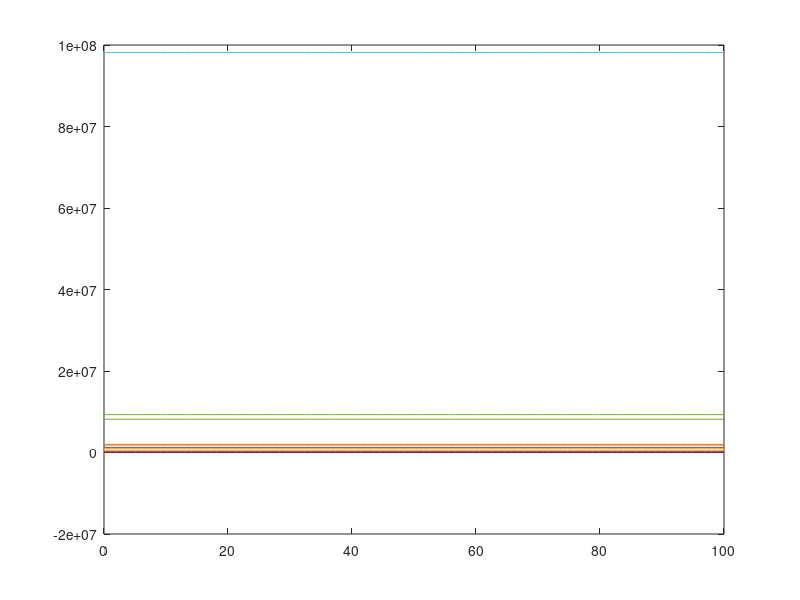

Write the MATLAB code that produced this figure.
% This file works with OCTAVE and is automatically generated with 
% the System Biology Format Converter (http://sbfc.sourceforge.net/)
% from an SBML file.
% To run this file with Matlab you must edit the comments providing
% the definition of the ode solver and the signature for the 
% xdot function.
%
% The conversion system has the following limitations:
%  - You may have to re order some reactions and Assignment Rules definition
%  - Delays are not taken into account
%  - You should change the lsode parameters (start, end, steps) to get better results
%

%
% Model name = Invergo2014 - Phototransduction cascade in mouse rod cells
%
% is http://identifiers.org/biomodels.db/MODEL1501210000
% is http://identifiers.org/biomodels.db/BIOMD0000000578
% isDescribedBy http://identifiers.org/pubmed/24675755
% isDerivedFrom http://identifiers.org/pubmed/21843151
%


function main()
%Initial conditions vector
	x0=zeros(77,1);
	x0(77) = 0.25;
	x0(1) = 1260760.0;
	x0(2) = 1123300.0;
	x0(3) = 891810.0;
	x0(4) = 19.2199;
	x0(5) = 0.25;
	x0(6) = 0.0;
	x0(7) = 0.0;
	x0(8) = 0.0;
	x0(9) = 0.0;
	x0(10) = 0.0;
	x0(11) = 0.0;
	x0(12) = 8152500.0;
	x0(13) = 0.0;
	x0(14) = 0.0;
	x0(15) = 0.0;
	x0(16) = 0.0;
	x0(17) = 2000000.0;
	x0(18) = 0.0;
	x0(19) = 0.0;
	x0(20) = 9.81525E7;
	x0(21) = 0.0;
	x0(22) = 0.0;
	x0(23) = 0.0;
	x0(24) = 0.0;
	x0(25) = 0.0;
	x0(26) = 0.0;
	x0(27) = 0.0;
	x0(28) = 0.0;
	x0(29) = 0.0;
	x0(30) = 0.0;
	x0(31) = 0.0;
	x0(32) = 0.0;
	x0(33) = 0.0;
	x0(34) = 0.0;
	x0(35) = 0.0;
	x0(36) = 0.0;
	x0(37) = 0.0;
	x0(38) = 0.0;
	x0(39) = 0.0;
	x0(40) = 0.0;
	x0(41) = 0.0;
	x0(42) = 0.0;
	x0(43) = 0.0;
	x0(44) = 0.0;
	x0(45) = 0.0;
	x0(46) = 0.0;
	x0(47) = 0.0;
	x0(48) = 0.0;
	x0(49) = 0.0;
	x0(50) = 0.0;
	x0(51) = 0.0;
	x0(52) = 0.0;
	x0(53) = 0.0;
	x0(54) = 0.0;
	x0(55) = 0.0;
	x0(56) = 0.0;
	x0(57) = 0.0;
	x0(58) = 0.0;
	x0(59) = 0.0;
	x0(60) = 0.0;
	x0(61) = 0.0;
	x0(62) = 0.0;
	x0(63) = 0.0;
	x0(64) = 0.0;
	x0(65) = 0.0;
	x0(66) = 0.0;
	x0(67) = 0.0;
	x0(68) = 100000.0;
	x0(69) = 0.0;
	x0(70) = 0.0;
	x0(71) = 580.0;
	x0(72) = 1847500.0;
	x0(73) = 510930.0;
	x0(74) = 199420.0;
	x0(75) = 9289650.0;
	x0(76) = 6.4944;


% Depending on whether you are using Octave or Matlab,
% you should comment / uncomment one of the following blocks.
% This should also be done for the definition of the function f below.
% Start Matlab code
%	tspan=[0:0.01:100];
%	opts = odeset('AbsTol',1e-3);
%	[t,x]=ode23tb(@f,tspan,x0,opts);
% End Matlab code

% Start Octave code
	t=linspace(0,100,100);
	x=lsode('f',x0,t);
% End Octave code


	plot(t,x);
end



% Depending on whether you are using Octave or Matlab,
% you should comment / uncomment one of the following blocks.
% This should also be done for the definition of the function f below.
% Start Matlab code
%function xdot=f(t,x)
% End Matlab code

% Start Octave code
function xdot=f(x,t)
% End Octave code

% Compartment: id = cytosol, name = cytosol, constant
	compartment_cytosol=0.03916;
% Parameter:   id =  Rtot, name = Rtot
	global_par_Rtot=1.0E8;
% Parameter:   id =  PDEtot, name = PDEtot
	global_par_PDEtot=2000000.0;
% Parameter:   id =  Gtot, name = Gtot
	global_par_Gtot=1.0E7;
% Parameter:   id =  RGStot, name = RGStot
	global_par_RGStot=100000.0;
% Parameter:   id =  ArrTot, name = ArrTot
	global_par_ArrTot=7074600.0;
% Parameter:   id =  flashBG, name = flashBG
	global_par_flashBG=0.0;
% Parameter:   id =  flash0Dur, name = flash0Dur
	global_par_flash0Dur=0.001;
% Parameter:   id =  flash0Mag, name = flash0Mag
	global_par_flash0Mag=0.0;
% Parameter:   id =  flashDel, name = flashDel
	global_par_flashDel=0.0;
% Parameter:   id =  flashDur, name = flashDur
	global_par_flashDur=0.001;
% Parameter:   id =  flashMag, name = flashMag
	global_par_flashMag=0.0;
% Parameter:   id =  otherstimulus, name = otherstimulus
	global_par_otherstimulus=0.0;
% Parameter:   id =  kRK1_0, name = kRK1_0
	global_par_kRK1_0=0.1724;
% Parameter:   id =  omega, name = omega
	global_par_omega=2.5;
% Parameter:   id =  kRK2, name = kRK2
	global_par_kRK2=250.0;
% Parameter:   id =  kRK3_ATP, name = kRK3_ATP
	global_par_kRK3_ATP=4000.0;
% Parameter:   id =  kRK4, name = kRK4
	global_par_kRK4=250.0;
% Parameter:   id =  kArr, name = kArr
	global_par_kArr=9.9147E-6;
% Parameter:   id =  kA2, name = kA2
	global_par_kA2=0.026;
% Parameter:   id =  m_Arr, name = m_Arr
	global_par_m_Arr=9.5475E-6;
% Parameter:   id =  kA3, name = kA3
	global_par_kA3=1.1651;
% Parameter:   id =  kA4, name = kA4
	global_par_kA4=2.9965E-7;
% Parameter:   id =  kA5, name = kA5
	global_par_kA5=0.424;
% Parameter:   id =  kOps, name = kOps
	global_par_kOps=6.1172E-13;
% Parameter:   id =  kRrecyc, name = kRrecyc
	global_par_kRrecyc=7.0E-4;
% Parameter:   id =  omega_G, name = omega_G
	global_par_omega_G=0.6;
% Parameter:   id =  kG1_0, name = kG1_0
	global_par_kG1_0=0.001;
% Parameter:   id =  kG2, name = kG2
	global_par_kG2=2200.0;
% Parameter:   id =  kG3, name = kG3
	global_par_kG3=8500.0;
% Parameter:   id =  kG4_GDP, name = kG4_GDP
	global_par_kG4_GDP=400.0;
% Parameter:   id =  kG5_GTP, name = kG5_GTP
	global_par_kG5_GTP=3500.0;
% Parameter:   id =  kG6, name = kG6
	global_par_kG6=8500.0;
% Parameter:   id =  kG7, name = kG7
	global_par_kG7=200.0;
% Parameter:   id =  kGrecyc, name = kGrecyc
	global_par_kGrecyc=2.0;
% Parameter:   id =  kGshutoff, name = kGshutoff
	global_par_kGshutoff=0.05;
% Parameter:   id =  kP1, name = kP1
	global_par_kP1=0.05497;
% Parameter:   id =  kP1_rev, name = kP1_rev
	global_par_kP1_rev=0.0;
% Parameter:   id =  kP2, name = kP2
	global_par_kP2=940.7;
% Parameter:   id =  kP3, name = kP3
	global_par_kP3=1.4983E-9;
% Parameter:   id =  kP4, name = kP4
	global_par_kP4=21.088;
% Parameter:   id =  kPDEshutoff, name = kPDEshutoff
	global_par_kPDEshutoff=0.1;
% Parameter:   id =  kRGS1, name = kRGS1
	global_par_kRGS1=4.8182E-5;
% Parameter:   id =  kRGS2, name = kRGS2
	global_par_kRGS2=98.0;
% Parameter:   id =  kRec1, name = kRec1
	global_par_kRec1=0.011;
% Parameter:   id =  kRec2, name = kRec2
	global_par_kRec2=0.05;
% Parameter:   id =  kRec3, name = kRec3
	global_par_kRec3=4.1081E-4;
% Parameter:   id =  kRec4, name = kRec4
	global_par_kRec4=0.610084;
% Parameter:   id =  Vcyto, name = Vcyto
	global_par_Vcyto=0.03916;
% Parameter:   id =  Kc1, name = Kc1
	global_par_Kc1=0.171;
% Parameter:   id =  Kc2, name = Kc2
	global_par_Kc2=0.059;
% Parameter:   id =  m1, name = m1
	global_par_m1=3.0;
% Parameter:   id =  m2, name = m2
	global_par_m2=1.5;
% Parameter:   id =  alfamax, name = alfamax
	global_par_alfamax=60.0;
% Parameter:   id =  betadark, name = betadark
	global_par_betadark=3.19;
% Parameter:   id =  betasub, name = betasub
	global_par_betasub=0.0021826;
% Parameter:   id =  fCa, name = fCa
	global_par_fCa=0.12;
% Parameter:   id =  Jdark, name = Jdark
	global_par_Jdark=14.87;
% Parameter:   id =  F, name = F
	global_par_F=96485.34;
% Parameter:   id =  cGMPdark, name = cGMPdark
	global_par_cGMPdark=6.4944;
% Parameter:   id =  ncg, name = ncg
	global_par_ncg=3.8;
% Parameter:   id =  gammaCa, name = gammaCa
	global_par_gammaCa=981.3558;
% Parameter:   id =  Ca2dark, name = Ca2dark
	global_par_Ca2dark=0.25;
% Parameter:   id =  Ca2_0, name = Ca2_0
	global_par_Ca2_0=0.023;
% Parameter:   id =  k1, name = k1
	global_par_k1=9.37059;
% Parameter:   id =  k2, name = k2
	global_par_k2=46.412;
% Parameter:   id =  eT, name = eT
	global_par_eT=400.0;
% Parameter:   id =  ktherm, name = ktherm
	global_par_ktherm=0.0238;
% Parameter:   id =  background, name = background
% Parameter:   id =  premag, name = premag
% Parameter:   id =  mag, name = mag
% Parameter:   id =  predur, name = predur
% Parameter:   id =  dur, name = dur
% Parameter:   id =  del, name = del
% Parameter:   id =  preflash, name = preflash
% Parameter:   id =  testflash, name = testflash
% Parameter:   id =  stimulus, name = stimulus
% Parameter:   id =  numConcFactor, name = numConcFactor
% Parameter:   id =  kRK1_1, name = kRK1_1
% Parameter:   id =  kRK1_2, name = kRK1_2
% Parameter:   id =  kRK1_3, name = kRK1_3
% Parameter:   id =  kRK1_4, name = kRK1_4
% Parameter:   id =  kRK1_5, name = kRK1_5
% Parameter:   id =  kRK1_6, name = kRK1_6
% Parameter:   id =  kA1_1, name = kA1_1
% Parameter:   id =  kA1_2, name = kA1_2
% Parameter:   id =  kA1_3, name = kA1_3
% Parameter:   id =  kA1_4, name = kA1_4
% Parameter:   id =  kA1_5, name = kA1_5
% Parameter:   id =  kA1_6, name = kA1_6
% Parameter:   id =  kGpre1, name = kGpre1
% Parameter:   id =  kGpre2, name = kGpre2
% Parameter:   id =  kG1ops, name = kG1ops
% Parameter:   id =  kG2ops, name = kG2ops
% Parameter:   id =  kG1_1, name = kG1_1
% Parameter:   id =  kG1_2, name = kG1_2
% Parameter:   id =  kG1_3, name = kG1_3
% Parameter:   id =  kG1_4, name = kG1_4
% Parameter:   id =  kG1_5, name = kG1_5
% Parameter:   id =  kG1_6, name = kG1_6
% Parameter:   id =  E, name = E
% Parameter:   id =  Ca2_frac, name = Ca2_frac
% Parameter:   id =  J, name = J
% Parameter:   id =  deltaJ, name = deltaJ
% assignmentRule: variable = background
	global_par_background=global_par_flashBG;
% assignmentRule: variable = premag
	global_par_premag=global_par_flash0Mag/global_par_flash0Dur;
% assignmentRule: variable = mag
	global_par_mag=global_par_flashMag/global_par_flashDur;
% assignmentRule: variable = predur
	global_par_predur=global_par_flash0Dur;
% assignmentRule: variable = dur
	global_par_dur=global_par_flashDur;
% assignmentRule: variable = del
	global_par_del=global_par_flashDel;
% assignmentRule: variable = preflash
	global_par_preflash=piecewise(global_par_premag, time <= global_par_predur, 0);
% assignmentRule: variable = testflash
	global_par_testflash=piecewise(global_par_mag, (time >= global_par_del) && (time <= (global_par_del+global_par_dur)), 0);
% assignmentRule: variable = stimulus
	global_par_stimulus=global_par_background+global_par_preflash+global_par_testflash+global_par_otherstimulus;
% assignmentRule: variable = numConcFactor
	global_par_numConcFactor=1/(6.022E5*global_par_Vcyto);
% assignmentRule: variable = kRK1_1
	global_par_kRK1_1=global_par_kRK1_0*exp(-global_par_omega);
% assignmentRule: variable = kRK1_2
	global_par_kRK1_2=global_par_kRK1_0*exp((-global_par_omega)*2);
% assignmentRule: variable = kRK1_3
	global_par_kRK1_3=global_par_kRK1_0*exp((-global_par_omega)*3);
% assignmentRule: variable = kRK1_4
	global_par_kRK1_4=global_par_kRK1_0*exp((-global_par_omega)*4);
% assignmentRule: variable = kRK1_5
	global_par_kRK1_5=global_par_kRK1_0*exp((-global_par_omega)*5);
% assignmentRule: variable = kRK1_6
	global_par_kRK1_6=0;
% assignmentRule: variable = kA1_1
	global_par_kA1_1=global_par_kArr;
% assignmentRule: variable = kA1_2
	global_par_kA1_2=global_par_kArr+1*global_par_m_Arr;
% assignmentRule: variable = kA1_3
	global_par_kA1_3=global_par_kArr+2*global_par_m_Arr;
% assignmentRule: variable = kA1_4
	global_par_kA1_4=global_par_kArr+3*global_par_m_Arr;
% assignmentRule: variable = kA1_5
	global_par_kA1_5=global_par_kArr+3*global_par_m_Arr;
% assignmentRule: variable = kA1_6
	global_par_kA1_6=global_par_kArr+3*global_par_m_Arr;
% assignmentRule: variable = kGpre1
	global_par_kGpre1=global_par_kG1_0*1.6;
% assignmentRule: variable = kGpre2
	global_par_kGpre2=global_par_kG2*315;
% assignmentRule: variable = kG1ops
	global_par_kG1ops=global_par_kG1_0*1.9;
% assignmentRule: variable = kG2ops
	global_par_kG2ops=global_par_kG2*3;
% assignmentRule: variable = kG1_1
	global_par_kG1_1=global_par_kG1_0*exp(-global_par_omega_G);
% assignmentRule: variable = kG1_2
	global_par_kG1_2=global_par_kG1_0*exp((-global_par_omega_G)*2);
% assignmentRule: variable = kG1_3
	global_par_kG1_3=global_par_kG1_0*exp((-global_par_omega_G)*3);
% assignmentRule: variable = kG1_4
	global_par_kG1_4=global_par_kG1_0*exp((-global_par_omega_G)*4);
% assignmentRule: variable = kG1_5
	global_par_kG1_5=global_par_kG1_0*exp((-global_par_omega_G)*5);
% assignmentRule: variable = kG1_6
	global_par_kG1_6=global_par_kG1_0*exp((-global_par_omega_G)*6);
% assignmentRule: variable = E
	global_par_E=x(19)+2*x(10)+x(9);
% assignmentRule: variable = Ca2_frac
	global_par_Ca2_frac=(x(5)-global_par_Ca2_0)/(global_par_Ca2dark-global_par_Ca2_0);
% assignmentRule: variable = J
	global_par_J=2/(2+global_par_fCa)*(x(76)/global_par_cGMPdark)^global_par_ncg*global_par_Jdark+global_par_fCa/(global_par_fCa+2)*global_par_Ca2_frac*global_par_Jdark;
% assignmentRule: variable = deltaJ
	global_par_deltaJ=global_par_Jdark-global_par_J;
% rateRule: variable = Ca2_free
x(5) = x(77);

% Reaction: id = v_r1, name = v_r1
	reaction_v_r1=global_par_stimulus*x(20)/global_par_Rtot;

% Reaction: id = v_rstprec, name = v_rstprec
	reaction_v_rstprec=global_par_stimulus*x(72)/global_par_Rtot;

% Reaction: id = v_r2_0, name = v_r2_0
	reaction_v_r2_0=global_par_kRK1_0*x(71)*x(21)-global_par_kRK2*x(25);

% Reaction: id = v_r2_1, name = v_r2_1
	reaction_v_r2_1=global_par_kRK1_1*x(71)*x(26)-global_par_kRK2*x(32);

% Reaction: id = v_r2_2, name = v_r2_2
	reaction_v_r2_2=global_par_kRK1_2*x(71)*x(33)-global_par_kRK2*x(39);

% Reaction: id = v_r2_3, name = v_r2_3
	reaction_v_r2_3=global_par_kRK1_3*x(71)*x(40)-global_par_kRK2*x(46);

% Reaction: id = v_r2_4, name = v_r2_4
	reaction_v_r2_4=global_par_kRK1_4*x(71)*x(47)-global_par_kRK2*x(53);

% Reaction: id = v_r2_5, name = v_r2_5
	reaction_v_r2_5=global_par_kRK1_5*x(71)*x(54)-global_par_kRK2*x(60);

% Reaction: id = v_r2_6, name = v_r2_6
	reaction_v_r2_6=global_par_kRK1_6*x(71)*x(61)-global_par_kRK2*x(67);

% Reaction: id = v_r3_0, name = v_r3_0
	reaction_v_r3_0=global_par_kRK3_ATP*x(25);

% Reaction: id = v_r3_1, name = v_r3_1
	reaction_v_r3_1=global_par_kRK3_ATP*x(32);

% Reaction: id = v_r3_2, name = v_r3_2
	reaction_v_r3_2=global_par_kRK3_ATP*x(39);

% Reaction: id = v_r3_3, name = v_r3_3
	reaction_v_r3_3=global_par_kRK3_ATP*x(46);

% Reaction: id = v_r3_4, name = v_r3_4
	reaction_v_r3_4=global_par_kRK3_ATP*x(53);

% Reaction: id = v_r3_5, name = v_r3_5
	reaction_v_r3_5=global_par_kRK3_ATP*x(60);

% Reaction: id = v_r4_1, name = v_r4_1
	reaction_v_r4_1=global_par_kRK4*x(31);

% Reaction: id = v_r4_2, name = v_r4_2
	reaction_v_r4_2=global_par_kRK4*x(38);

% Reaction: id = v_r4_3, name = v_r4_3
	reaction_v_r4_3=global_par_kRK4*x(45);

% Reaction: id = v_r4_4, name = v_r4_4
	reaction_v_r4_4=global_par_kRK4*x(52);

% Reaction: id = v_r4_5, name = v_r4_5
	reaction_v_r4_5=global_par_kRK4*x(59);

% Reaction: id = v_r4_6, name = v_r4_6
	reaction_v_r4_6=global_par_kRK4*x(66);

% Reaction: id = v_r5_1, name = v_r5_1
	reaction_v_r5_1=global_par_kA1_1*x(1)*x(26)-global_par_kA2*x(27);

% Reaction: id = v_r5_2, name = v_r5_2
	reaction_v_r5_2=global_par_kA1_2*x(1)*x(33)-global_par_kA2*x(34);

% Reaction: id = v_r5_3, name = v_r5_3
	reaction_v_r5_3=global_par_kA1_3*x(1)*x(40)-global_par_kA2*x(41);

% Reaction: id = v_r5_4, name = v_r5_4
	reaction_v_r5_4=global_par_kA1_4*x(1)*x(47)-global_par_kA2*x(48);

% Reaction: id = v_r5_5, name = v_r5_5
	reaction_v_r5_5=global_par_kA1_5*x(1)*x(54)-global_par_kA2*x(55);

% Reaction: id = v_r5_6, name = v_r5_6
	reaction_v_r5_6=global_par_kA1_6*x(1)*x(61)-global_par_kA2*x(62);

% Reaction: id = v_r6_1, name = v_r6_1
	reaction_v_r6_1=global_par_kA3*x(27);

% Reaction: id = v_r6_2, name = v_r6_2
	reaction_v_r6_2=global_par_kA3*x(34);

% Reaction: id = v_r6_3, name = v_r6_3
	reaction_v_r6_3=global_par_kA3*x(41);

% Reaction: id = v_r6_4, name = v_r6_4
	reaction_v_r6_4=global_par_kA3*x(48);

% Reaction: id = v_r6_5, name = v_r6_5
	reaction_v_r6_5=global_par_kA3*x(55);

% Reaction: id = v_r6_6, name = v_r6_6
	reaction_v_r6_6=global_par_kA3*x(62);

% Reaction: id = v_r7_0, name = v_r7_0
	reaction_v_r7_0=global_par_ktherm*x(21);

% Reaction: id = v_r7_1, name = v_r7_1
	reaction_v_r7_1=global_par_ktherm*x(26);

% Reaction: id = v_r7_2, name = v_r7_2
	reaction_v_r7_2=global_par_ktherm*x(33);

% Reaction: id = v_r7_3, name = v_r7_3
	reaction_v_r7_3=global_par_ktherm*x(40);

% Reaction: id = v_r7_4, name = v_r7_4
	reaction_v_r7_4=global_par_ktherm*x(47);

% Reaction: id = v_r7_5, name = v_r7_5
	reaction_v_r7_5=global_par_ktherm*x(54);

% Reaction: id = v_r7_6, name = v_r7_6
	reaction_v_r7_6=global_par_ktherm*x(61);

% Reaction: id = v_r8, name = v_r8
	reaction_v_r8=global_par_kG1ops*x(13)*x(12)-global_par_kG2ops*x(16);

% Reaction: id = v_r9, name = v_r9
	reaction_v_r9=global_par_kOps*x(16)-global_par_kG4_GDP*x(14);

% Reaction: id = v_r10, name = v_r10
	reaction_v_r10=global_par_kG5_GTP*x(14);

% Reaction: id = v_r11, name = v_r11
	reaction_v_r11=global_par_kG6*x(15);

% Reaction: id = v_r12, name = v_r12
	reaction_v_r12=global_par_kRrecyc*x(13);

% Reaction: id = v_GtRpre, name = v_GtRpre
	reaction_v_GtRpre=global_par_kGpre1*x(12)*x(20)-global_par_kGpre2*x(72);

% Reaction: id = v_r13_0, name = v_r13_0
	reaction_v_r13_0=global_par_kG1_0*x(12)*x(21)-global_par_kG2*x(24);

% Reaction: id = v_r13_1, name = v_r13_1
	reaction_v_r13_1=global_par_kG1_1*x(12)*x(26)-global_par_kG2*x(30);

% Reaction: id = v_r13_2, name = v_r13_2
	reaction_v_r13_2=global_par_kG1_2*x(12)*x(33)-global_par_kG2*x(37);

% Reaction: id = v_r13_3, name = v_r13_3
	reaction_v_r13_3=global_par_kG1_3*x(12)*x(40)-global_par_kG2*x(44);

% Reaction: id = v_r13_4, name = v_r13_4
	reaction_v_r13_4=global_par_kG1_4*x(12)*x(47)-global_par_kG2*x(51);

% Reaction: id = v_r13_5, name = v_r13_5
	reaction_v_r13_5=global_par_kG1_5*x(12)*x(54)-global_par_kG2*x(58);

% Reaction: id = v_r13_6, name = v_r13_6
	reaction_v_r13_6=global_par_kG1_6*x(12)*x(61)-global_par_kG2*x(65);

% Reaction: id = v_r14_0, name = v_r14_0
	reaction_v_r14_0=global_par_kG3*x(24)-global_par_kG4_GDP*x(22);

% Reaction: id = v_r14_1, name = v_r14_1
	reaction_v_r14_1=global_par_kG3*x(30)-global_par_kG4_GDP*x(28);

% Reaction: id = v_r14_2, name = v_r14_2
	reaction_v_r14_2=global_par_kG3*x(37)-global_par_kG4_GDP*x(35);

% Reaction: id = v_r14_3, name = v_r14_3
	reaction_v_r14_3=global_par_kG3*x(44)-global_par_kG4_GDP*x(42);

% Reaction: id = v_r14_4, name = v_r14_4
	reaction_v_r14_4=global_par_kG3*x(51)-global_par_kG4_GDP*x(49);

% Reaction: id = v_r14_5, name = v_r14_5
	reaction_v_r14_5=global_par_kG3*x(58)-global_par_kG4_GDP*x(56);

% Reaction: id = v_r14_6, name = v_r14_6
	reaction_v_r14_6=global_par_kG3*x(65)-global_par_kG4_GDP*x(63);

% Reaction: id = v_r15_0, name = v_r15_0
	reaction_v_r15_0=global_par_kG5_GTP*x(22);

% Reaction: id = v_r15_1, name = v_r15_1
	reaction_v_r15_1=global_par_kG5_GTP*x(28);

% Reaction: id = v_r15_2, name = v_r15_2
	reaction_v_r15_2=global_par_kG5_GTP*x(35);

% Reaction: id = v_r15_3, name = v_r15_3
	reaction_v_r15_3=global_par_kG5_GTP*x(42);

% Reaction: id = v_r15_4, name = v_r15_4
	reaction_v_r15_4=global_par_kG5_GTP*x(49);

% Reaction: id = v_r15_5, name = v_r15_5
	reaction_v_r15_5=global_par_kG5_GTP*x(56);

% Reaction: id = v_r15_6, name = v_r15_6
	reaction_v_r15_6=global_par_kG5_GTP*x(63);

% Reaction: id = v_r16_0, name = v_r16_0
	reaction_v_r16_0=global_par_kG6*x(23);

% Reaction: id = v_r16_1, name = v_r16_1
	reaction_v_r16_1=global_par_kG6*x(29);

% Reaction: id = v_r16_2, name = v_r16_2
	reaction_v_r16_2=global_par_kG6*x(36);

% Reaction: id = v_r16_3, name = v_r16_3
	reaction_v_r16_3=global_par_kG6*x(43);

% Reaction: id = v_r16_4, name = v_r16_4
	reaction_v_r16_4=global_par_kG6*x(50);

% Reaction: id = v_r16_5, name = v_r16_5
	reaction_v_r16_5=global_par_kG6*x(57);

% Reaction: id = v_r16_6, name = v_r16_6
	reaction_v_r16_6=global_par_kG6*x(64);

% Reaction: id = v_r17, name = v_r17
	reaction_v_r17=global_par_kG7*x(6);

% Reaction: id = v_r18, name = v_r18
	reaction_v_r18=global_par_kP1*x(17)*x(8)-global_par_kP1_rev*x(18);

% Reaction: id = v_r19, name = v_r19
	reaction_v_r19=global_par_kP2*x(18);

% Reaction: id = v_r20, name = v_r20
	reaction_v_r20=global_par_kP3*x(19)*x(8);

% Reaction: id = v_r21, name = v_r21
	reaction_v_r21=global_par_kP4*x(9);

% Reaction: id = v_r22, name = v_r22
	reaction_v_r22=global_par_kRGS1*x(68)*x(10);

% Reaction: id = v_r23, name = v_r23
	reaction_v_r23=global_par_kRGS2*x(69);

% Reaction: id = v_r24, name = v_r24
	reaction_v_r24=global_par_kRGS1*x(68)*x(19);

% Reaction: id = v_r25, name = v_r25
	reaction_v_r25=global_par_kRGS2*x(70);

% Reaction: id = v_r26, name = v_r26
	reaction_v_r26=global_par_kPDEshutoff*x(19);

% Reaction: id = v_r27, name = v_r27
	reaction_v_r27=global_par_kPDEshutoff*x(10);

% Reaction: id = v_r28, name = v_r28
	reaction_v_r28=global_par_kGshutoff*x(8);

% Reaction: id = v_r29, name = v_r29
	reaction_v_r29=global_par_kGrecyc*x(11)*x(7);

% Reaction: id = v_r30, name = v_r30
	reaction_v_r30=global_par_kRec1*x(75)*x(5)-global_par_kRec2*x(73);

% Reaction: id = v_r31, name = v_r31
	reaction_v_r31=global_par_kRec3*x(73)*x(71)-global_par_kRec4*x(74);

% Reaction: id = v_r_diarr, name = v_r_diarr
	reaction_v_r_diarr=global_par_kA4*x(1)*x(1)-global_par_kA5*x(2);

% Reaction: id = v_r_tetraarr, name = v_r_tetraarr
	reaction_v_r_tetraarr=global_par_kA4*x(2)*x(2)-global_par_kA5*x(3);

% Reaction: id = v_r33, name = v_r33
	reaction_v_r33=global_par_k1*(global_par_eT-x(4))*x(5)-global_par_k2*x(4);

% Reaction: id = v_r34, name = v_r34
	reaction_v_r34=global_par_gammaCa*(x(5)-global_par_Ca2_0);

% Reaction: id = v_r35, name = v_r35
	reaction_v_r35=1E6*global_par_fCa*global_par_Jdark/((2+global_par_fCa)*global_par_F*global_par_Vcyto)*(x(76)/global_par_cGMPdark)^global_par_ncg;

% Reaction: id = v_r36, name = v_r36
	reaction_v_r36=global_par_alfamax/(1+(x(5)/global_par_Kc1)^global_par_m1)+global_par_alfamax/(1+(x(5)/global_par_Kc2)^global_par_m2);

% Reaction: id = v_r37, name = v_r37
	reaction_v_r37=(global_par_betadark+global_par_betasub*global_par_E)*x(76);

	xdot=zeros(77,1);
	% rateRule: variable = Ca2_free
	xdot(77) = -reaction_v_r33-reaction_v_r34+reaction_v_r35-2*reaction_v_r30*global_par_numConcFactor;
	
% Species:   id = Arr, name = Arr, affected by kineticLaw
	xdot(1) = (-1.0 * reaction_v_r5_1) + (-1.0 * reaction_v_r5_2) + (-1.0 * reaction_v_r5_3) + (-1.0 * reaction_v_r5_4) + (-1.0 * reaction_v_r5_5) + (-1.0 * reaction_v_r5_6) + ( 1.0 * reaction_v_r6_1) + ( 1.0 * reaction_v_r6_2) + ( 1.0 * reaction_v_r6_3) + ( 1.0 * reaction_v_r6_4) + ( 1.0 * reaction_v_r6_5) + ( 1.0 * reaction_v_r6_6) + (-2.0 * reaction_v_r_diarr);
	
% Species:   id = Arr_di, name = Arr_di, affected by kineticLaw
	xdot(2) = ( 1.0 * reaction_v_r_diarr) + (-2.0 * reaction_v_r_tetraarr);
	
% Species:   id = Arr_tetra, name = Arr_tetra, affected by kineticLaw
	xdot(3) = ( 1.0 * reaction_v_r_tetraarr);
	
% Species:   id = Ca2_buff, name = Ca2_buff, affected by kineticLaw
	xdot(4) = (1/(compartment_cytosol))*(( 1.0 * reaction_v_r33));
	
% Species:   id = Ca2_free, name = Ca2_free, involved in a rule 	xdot(5) = x(5);
	
% Species:   id = G_GTP, name = G_GTP, affected by kineticLaw
	xdot(6) = ( 1.0 * reaction_v_r11) + ( 1.0 * reaction_v_r16_0) + ( 1.0 * reaction_v_r16_1) + ( 1.0 * reaction_v_r16_2) + ( 1.0 * reaction_v_r16_3) + ( 1.0 * reaction_v_r16_4) + ( 1.0 * reaction_v_r16_5) + ( 1.0 * reaction_v_r16_6) + (-1.0 * reaction_v_r17);
	
% Species:   id = Ga_GDP, name = Ga_GDP, affected by kineticLaw
	xdot(7) = ( 1.0 * reaction_v_r23) + ( 1.0 * reaction_v_r25) + ( 1.0 * reaction_v_r26) + ( 1.0 * reaction_v_r27) + ( 1.0 * reaction_v_r28) + (-1.0 * reaction_v_r29);
	
% Species:   id = Ga_GTP, name = Ga_GTP, affected by kineticLaw
	xdot(8) = ( 1.0 * reaction_v_r17) + (-1.0 * reaction_v_r18) + (-1.0 * reaction_v_r20) + (-1.0 * reaction_v_r28);
	
% Species:   id = Ga_GTP_PDE_a_Ga_GTP, name = Ga_GTP_PDE_a_Ga_GTP, affected by kineticLaw
	xdot(9) = ( 1.0 * reaction_v_r20) + (-1.0 * reaction_v_r21);
	
% Species:   id = Ga_GTP_a_PDE_a_Ga_GTP, name = Ga_GTP_a_PDE_a_Ga_GTP, affected by kineticLaw
	xdot(10) = ( 1.0 * reaction_v_r21) + (-1.0 * reaction_v_r22) + (-1.0 * reaction_v_r27);
	
% Species:   id = Gbg, name = Gbg, affected by kineticLaw
	xdot(11) = ( 1.0 * reaction_v_r17) + (-1.0 * reaction_v_r29);
	
% Species:   id = Gt, name = Gt, affected by kineticLaw
	xdot(12) = (-1.0 * reaction_v_r8) + (-1.0 * reaction_v_GtRpre) + (-1.0 * reaction_v_r13_0) + (-1.0 * reaction_v_r13_1) + (-1.0 * reaction_v_r13_2) + (-1.0 * reaction_v_r13_3) + (-1.0 * reaction_v_r13_4) + (-1.0 * reaction_v_r13_5) + (-1.0 * reaction_v_r13_6) + ( 1.0 * reaction_v_r29);
	
% Species:   id = Ops, name = Ops, affected by kineticLaw
	xdot(13) = ( 1.0 * reaction_v_r6_1) + ( 1.0 * reaction_v_r6_2) + ( 1.0 * reaction_v_r6_3) + ( 1.0 * reaction_v_r6_4) + ( 1.0 * reaction_v_r6_5) + ( 1.0 * reaction_v_r6_6) + ( 1.0 * reaction_v_r7_0) + ( 1.0 * reaction_v_r7_1) + ( 1.0 * reaction_v_r7_2) + ( 1.0 * reaction_v_r7_3) + ( 1.0 * reaction_v_r7_4) + ( 1.0 * reaction_v_r7_5) + ( 1.0 * reaction_v_r7_6) + (-1.0 * reaction_v_r8) + ( 1.0 * reaction_v_r11) + (-1.0 * reaction_v_r12);
	
% Species:   id = Ops_G, name = Ops_G, affected by kineticLaw
	xdot(14) = ( 1.0 * reaction_v_r9) + (-1.0 * reaction_v_r10);
	
% Species:   id = Ops_G_GTP, name = Ops_G_GTP, affected by kineticLaw
	xdot(15) = ( 1.0 * reaction_v_r10) + (-1.0 * reaction_v_r11);
	
% Species:   id = Ops_Gt, name = Ops_Gt, affected by kineticLaw
	xdot(16) = ( 1.0 * reaction_v_r8) + (-1.0 * reaction_v_r9);
	
% Species:   id = PDE, name = PDE, affected by kineticLaw
	xdot(17) = (-1.0 * reaction_v_r18) + ( 1.0 * reaction_v_r25) + ( 1.0 * reaction_v_r26);
	
% Species:   id = PDE_Ga_GTP, name = PDE_Ga_GTP, affected by kineticLaw
	xdot(18) = ( 1.0 * reaction_v_r18) + (-1.0 * reaction_v_r19);
	
% Species:   id = PDE_a_Ga_GTP, name = PDE_a_Ga_GTP, affected by kineticLaw
	xdot(19) = ( 1.0 * reaction_v_r19) + (-1.0 * reaction_v_r20) + ( 1.0 * reaction_v_r23) + (-1.0 * reaction_v_r24) + (-1.0 * reaction_v_r26) + ( 1.0 * reaction_v_r27);
	
% Species:   id = R, name = R, affected by kineticLaw
	xdot(20) = (-1.0 * reaction_v_r1) + ( 1.0 * reaction_v_r12) + (-1.0 * reaction_v_GtRpre);
	
% Species:   id = R0, name = R0, affected by kineticLaw
	xdot(21) = ( 1.0 * reaction_v_r1) + (-1.0 * reaction_v_r2_0) + (-1.0 * reaction_v_r7_0) + (-1.0 * reaction_v_r13_0) + ( 1.0 * reaction_v_r16_0);
	
% Species:   id = R0_G, name = R0_G, affected by kineticLaw
	xdot(22) = ( 1.0 * reaction_v_r14_0) + (-1.0 * reaction_v_r15_0);
	
% Species:   id = R0_G_GTP, name = R0_G_GTP, affected by kineticLaw
	xdot(23) = ( 1.0 * reaction_v_r15_0) + (-1.0 * reaction_v_r16_0);
	
% Species:   id = R0_Gt, name = R0_Gt, affected by kineticLaw
	xdot(24) = ( 1.0 * reaction_v_rstprec) + ( 1.0 * reaction_v_r13_0) + (-1.0 * reaction_v_r14_0);
	
% Species:   id = R0_RKpre, name = R0_RKpre, affected by kineticLaw
	xdot(25) = ( 1.0 * reaction_v_r2_0) + (-1.0 * reaction_v_r3_0);
	
% Species:   id = R1, name = R1, affected by kineticLaw
	xdot(26) = (-1.0 * reaction_v_r2_1) + ( 1.0 * reaction_v_r4_1) + (-1.0 * reaction_v_r5_1) + (-1.0 * reaction_v_r7_1) + (-1.0 * reaction_v_r13_1) + ( 1.0 * reaction_v_r16_1);
	
% Species:   id = R1_Arr, name = R1_Arr, affected by kineticLaw
	xdot(27) = ( 1.0 * reaction_v_r5_1) + (-1.0 * reaction_v_r6_1);
	
% Species:   id = R1_G, name = R1_G, affected by kineticLaw
	xdot(28) = ( 1.0 * reaction_v_r14_1) + (-1.0 * reaction_v_r15_1);
	
% Species:   id = R1_G_GTP, name = R1_G_GTP, affected by kineticLaw
	xdot(29) = ( 1.0 * reaction_v_r15_1) + (-1.0 * reaction_v_r16_1);
	
% Species:   id = R1_Gt, name = R1_Gt, affected by kineticLaw
	xdot(30) = ( 1.0 * reaction_v_r13_1) + (-1.0 * reaction_v_r14_1);
	
% Species:   id = R1_RKpost, name = R1_RKpost, affected by kineticLaw
	xdot(31) = ( 1.0 * reaction_v_r3_0) + (-1.0 * reaction_v_r4_1);
	
% Species:   id = R1_RKpre, name = R1_RKpre, affected by kineticLaw
	xdot(32) = ( 1.0 * reaction_v_r2_1) + (-1.0 * reaction_v_r3_1);
	
% Species:   id = R2, name = R2, affected by kineticLaw
	xdot(33) = (-1.0 * reaction_v_r2_2) + ( 1.0 * reaction_v_r4_2) + (-1.0 * reaction_v_r5_2) + (-1.0 * reaction_v_r7_2) + (-1.0 * reaction_v_r13_2) + ( 1.0 * reaction_v_r16_2);
	
% Species:   id = R2_Arr, name = R2_Arr, affected by kineticLaw
	xdot(34) = ( 1.0 * reaction_v_r5_2) + (-1.0 * reaction_v_r6_2);
	
% Species:   id = R2_G, name = R2_G, affected by kineticLaw
	xdot(35) = ( 1.0 * reaction_v_r14_2) + (-1.0 * reaction_v_r15_2);
	
% Species:   id = R2_G_GTP, name = R2_G_GTP, affected by kineticLaw
	xdot(36) = ( 1.0 * reaction_v_r15_2) + (-1.0 * reaction_v_r16_2);
	
% Species:   id = R2_Gt, name = R2_Gt, affected by kineticLaw
	xdot(37) = ( 1.0 * reaction_v_r13_2) + (-1.0 * reaction_v_r14_2);
	
% Species:   id = R2_RKpost, name = R2_RKpost, affected by kineticLaw
	xdot(38) = ( 1.0 * reaction_v_r3_1) + (-1.0 * reaction_v_r4_2);
	
% Species:   id = R2_RKpre, name = R2_RKpre, affected by kineticLaw
	xdot(39) = ( 1.0 * reaction_v_r2_2) + (-1.0 * reaction_v_r3_2);
	
% Species:   id = R3, name = R3, affected by kineticLaw
	xdot(40) = (-1.0 * reaction_v_r2_3) + ( 1.0 * reaction_v_r4_3) + (-1.0 * reaction_v_r5_3) + (-1.0 * reaction_v_r7_3) + (-1.0 * reaction_v_r13_3) + ( 1.0 * reaction_v_r16_3);
	
% Species:   id = R3_Arr, name = R3_Arr, affected by kineticLaw
	xdot(41) = ( 1.0 * reaction_v_r5_3) + (-1.0 * reaction_v_r6_3);
	
% Species:   id = R3_G, name = R3_G, affected by kineticLaw
	xdot(42) = ( 1.0 * reaction_v_r14_3) + (-1.0 * reaction_v_r15_3);
	
% Species:   id = R3_G_GTP, name = R3_G_GTP, affected by kineticLaw
	xdot(43) = ( 1.0 * reaction_v_r15_3) + (-1.0 * reaction_v_r16_3);
	
% Species:   id = R3_Gt, name = R3_Gt, affected by kineticLaw
	xdot(44) = ( 1.0 * reaction_v_r13_3) + (-1.0 * reaction_v_r14_3);
	
% Species:   id = R3_RKpost, name = R3_RKpost, affected by kineticLaw
	xdot(45) = ( 1.0 * reaction_v_r3_2) + (-1.0 * reaction_v_r4_3);
	
% Species:   id = R3_RKpre, name = R3_RKpre, affected by kineticLaw
	xdot(46) = ( 1.0 * reaction_v_r2_3) + (-1.0 * reaction_v_r3_3);
	
% Species:   id = R4, name = R4, affected by kineticLaw
	xdot(47) = (-1.0 * reaction_v_r2_4) + ( 1.0 * reaction_v_r4_4) + (-1.0 * reaction_v_r5_4) + (-1.0 * reaction_v_r7_4) + (-1.0 * reaction_v_r13_4) + ( 1.0 * reaction_v_r16_4);
	
% Species:   id = R4_Arr, name = R4_Arr, affected by kineticLaw
	xdot(48) = ( 1.0 * reaction_v_r5_4) + (-1.0 * reaction_v_r6_4);
	
% Species:   id = R4_G, name = R4_G, affected by kineticLaw
	xdot(49) = ( 1.0 * reaction_v_r14_4) + (-1.0 * reaction_v_r15_4);
	
% Species:   id = R4_G_GTP, name = R4_G_GTP, affected by kineticLaw
	xdot(50) = ( 1.0 * reaction_v_r15_4) + (-1.0 * reaction_v_r16_4);
	
% Species:   id = R4_Gt, name = R4_Gt, affected by kineticLaw
	xdot(51) = ( 1.0 * reaction_v_r13_4) + (-1.0 * reaction_v_r14_4);
	
% Species:   id = R4_RKpost, name = R4_RKpost, affected by kineticLaw
	xdot(52) = ( 1.0 * reaction_v_r3_3) + (-1.0 * reaction_v_r4_4);
	
% Species:   id = R4_RKpre, name = R4_RKpre, affected by kineticLaw
	xdot(53) = ( 1.0 * reaction_v_r2_4) + (-1.0 * reaction_v_r3_4);
	
% Species:   id = R5, name = R5, affected by kineticLaw
	xdot(54) = (-1.0 * reaction_v_r2_5) + ( 1.0 * reaction_v_r4_5) + (-1.0 * reaction_v_r5_5) + (-1.0 * reaction_v_r7_5) + (-1.0 * reaction_v_r13_5) + ( 1.0 * reaction_v_r16_5);
	
% Species:   id = R5_Arr, name = R5_Arr, affected by kineticLaw
	xdot(55) = ( 1.0 * reaction_v_r5_5) + (-1.0 * reaction_v_r6_5);
	
% Species:   id = R5_G, name = R5_G, affected by kineticLaw
	xdot(56) = ( 1.0 * reaction_v_r14_5) + (-1.0 * reaction_v_r15_5);
	
% Species:   id = R5_G_GTP, name = R5_G_GTP, affected by kineticLaw
	xdot(57) = ( 1.0 * reaction_v_r15_5) + (-1.0 * reaction_v_r16_5);
	
% Species:   id = R5_Gt, name = R5_Gt, affected by kineticLaw
	xdot(58) = ( 1.0 * reaction_v_r13_5) + (-1.0 * reaction_v_r14_5);
	
% Species:   id = R5_RKpost, name = R5_RKpost, affected by kineticLaw
	xdot(59) = ( 1.0 * reaction_v_r3_4) + (-1.0 * reaction_v_r4_5);
	
% Species:   id = R5_RKpre, name = R5_RKpre, affected by kineticLaw
	xdot(60) = ( 1.0 * reaction_v_r2_5) + (-1.0 * reaction_v_r3_5);
	
% Species:   id = R6, name = R6, affected by kineticLaw
	xdot(61) = (-1.0 * reaction_v_r2_6) + ( 1.0 * reaction_v_r4_6) + (-1.0 * reaction_v_r5_6) + (-1.0 * reaction_v_r7_6) + (-1.0 * reaction_v_r13_6) + ( 1.0 * reaction_v_r16_6);
	
% Species:   id = R6_Arr, name = R6_Arr, affected by kineticLaw
	xdot(62) = ( 1.0 * reaction_v_r5_6) + (-1.0 * reaction_v_r6_6);
	
% Species:   id = R6_G, name = R6_G, affected by kineticLaw
	xdot(63) = ( 1.0 * reaction_v_r14_6) + (-1.0 * reaction_v_r15_6);
	
% Species:   id = R6_G_GTP, name = R6_G_GTP, affected by kineticLaw
	xdot(64) = ( 1.0 * reaction_v_r15_6) + (-1.0 * reaction_v_r16_6);
	
% Species:   id = R6_Gt, name = R6_Gt, affected by kineticLaw
	xdot(65) = ( 1.0 * reaction_v_r13_6) + (-1.0 * reaction_v_r14_6);
	
% Species:   id = R6_RKpost, name = R6_RKpost, affected by kineticLaw
	xdot(66) = ( 1.0 * reaction_v_r3_5) + (-1.0 * reaction_v_r4_6);
	
% Species:   id = R6_RKpre, name = R6_RKpre, affected by kineticLaw
	xdot(67) = ( 1.0 * reaction_v_r2_6);
	
% Species:   id = RGS, name = RGS, affected by kineticLaw
	xdot(68) = (-1.0 * reaction_v_r22) + ( 1.0 * reaction_v_r23) + (-1.0 * reaction_v_r24) + ( 1.0 * reaction_v_r25);
	
% Species:   id = RGS_Ga_GTP_a_PDE_a_Ga_GTP, name = RGS_Ga_GTP_a_PDE_a_Ga_GTP, affected by kineticLaw
	xdot(69) = ( 1.0 * reaction_v_r22) + (-1.0 * reaction_v_r23);
	
% Species:   id = RGS_PDE_a_Ga_GTP, name = RGS_PDE_a_Ga_GTP, affected by kineticLaw
	xdot(70) = ( 1.0 * reaction_v_r24) + (-1.0 * reaction_v_r25);
	
% Species:   id = RK, name = RK, affected by kineticLaw
	xdot(71) = (-1.0 * reaction_v_r2_0) + (-1.0 * reaction_v_r2_1) + (-1.0 * reaction_v_r2_2) + (-1.0 * reaction_v_r2_3) + (-1.0 * reaction_v_r2_4) + (-1.0 * reaction_v_r2_5) + (-1.0 * reaction_v_r2_6) + ( 1.0 * reaction_v_r4_1) + ( 1.0 * reaction_v_r4_2) + ( 1.0 * reaction_v_r4_3) + ( 1.0 * reaction_v_r4_4) + ( 1.0 * reaction_v_r4_5) + ( 1.0 * reaction_v_r4_6) + (-1.0 * reaction_v_r31);
	
% Species:   id = R_Gt, name = R_Gt, affected by kineticLaw
	xdot(72) = (-1.0 * reaction_v_rstprec) + ( 1.0 * reaction_v_GtRpre);
	
% Species:   id = RecR_Ca, name = RecR_Ca, affected by kineticLaw
	xdot(73) = ( 1.0 * reaction_v_r30) + (-1.0 * reaction_v_r31);
	
% Species:   id = RecR_Ca_RK, name = RecR_Ca_RK, affected by kineticLaw
	xdot(74) = ( 1.0 * reaction_v_r31);
	
% Species:   id = RecT, name = RecT, affected by kineticLaw
	xdot(75) = (-1.0 * reaction_v_r30);
	
% Species:   id = cGMP, name = cGMP, affected by kineticLaw
	xdot(76) = (1/(compartment_cytosol))*(( 1.0 * reaction_v_r36) + (-1.0 * reaction_v_r37));
end

% adding few functions representing operators used in SBML but not present directly 
% in either matlab or octave. 
function z=pow(x,y),z=x^y;end
function z=root(x,y),z=y^(1/x);end
function z = piecewise(varargin)
	numArgs = nargin;
	result = 0;
	foundResult = 0;
	for k=1:2: numArgs-1
		if varargin{k+1} == 1
			result = varargin{k};
			foundResult = 1;
			break;
		end
	end
	if foundResult == 0
		result = varargin{numArgs};
	end
	z = result;
end


